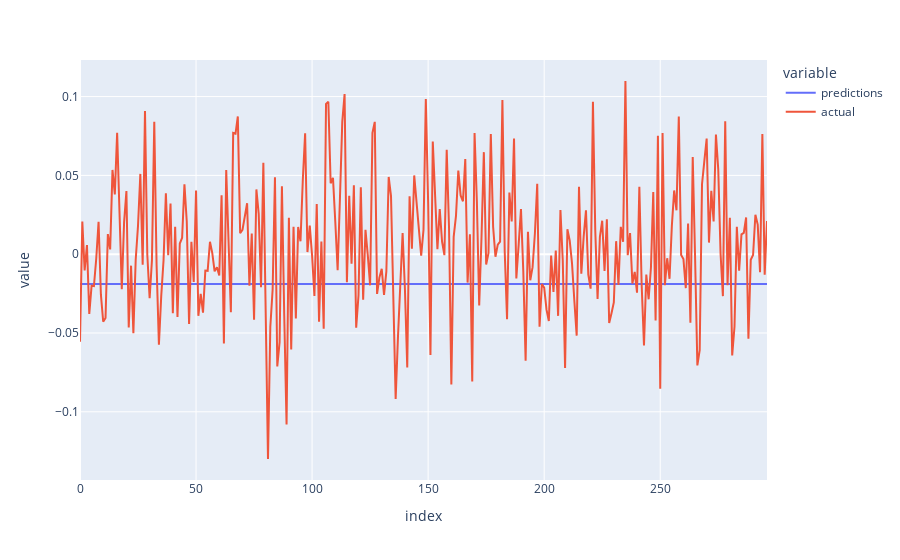

The notebook cell this image was saved under:
### Code cell
#Visualize the predictions and actual  scores
plot_data = pd.DataFrame({"predictions":predictions,"actual":scores})
fig = px.line(plot_data,y=[
               "predictions", "actual"])
fig.show()

### Figure 1 — Plotly figure (JSON) as saved in the notebook; plotly's stock layout.template omitted (floating-point values rounded to 4 significant figures; data arrays with more than 128 entries replaced by an {"elided": "..."} marker saying what was removed)
{"data": [{"hovertemplate": "variable=predictions<br>index=%{x}<br>value=%{y}<extra></extra>", "legendgroup": "predictions", "line": {"color": "#636efa", "dash": "solid"}, "marker": {"symbol": "circle"}, "mode": "lines", "name": "predictions", "orientation": "v", "showlegend": true, "type": "scatter", "x": {"elided": "297 int values"}, "xaxis": "x", "y": {"elided": "297 float values"}, "yaxis": "y"}, {"hovertemplate": "variable=actual<br>index=%{x}<br>value=%{y}<extra></extra>", "legendgroup": "actual", "line": {"color": "#EF553B", "dash": "solid"}, "marker": {"symbol": "circle"}, "mode": "lines", "name": "actual", "orientation": "v", "showlegend": true, "type": "scatter", "x": {"elided": "297 int values"}, "xaxis": "x", "y": {"elided": "297 float values"}, "yaxis": "y"}], "layout": {"legend": {"title": {"text": "variable"}, "tracegroupgap": 0}, "margin": {"t": 60}, "xaxis": {"anchor": "y", "domain": [0, 1], "title": {"text": "index"}}, "yaxis": {"anchor": "x", "domain": [0, 1], "title": {"text": "value"}}}}
